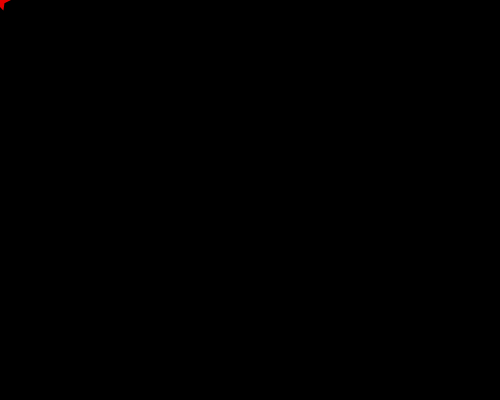
Frame 1 (no input)
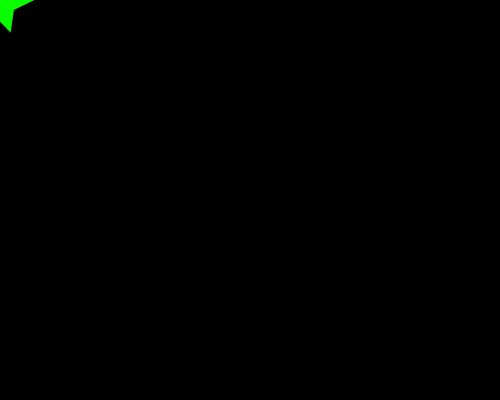
Frame 60 (no input)
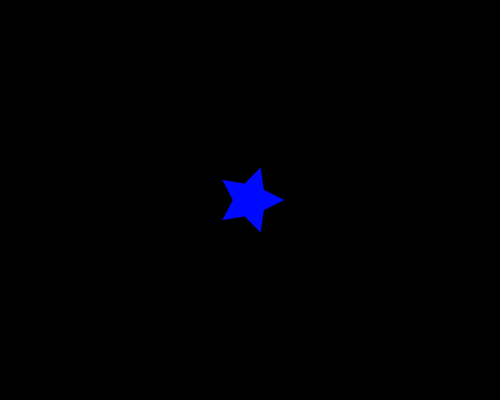
Frame 120 (the mouse pressed at the canvas centre since frame 60)

The p5.js sketch that drew these frames (run headless with seeded random() and noise() and a simulated clock; from frame 60 on, the mouse is pressed at the canvas centre):

// p5.js sketch
// ── sketch.js
let trail = [];
let hue = 0;

function draw() {
  background(0);

  noStroke();

  trail.push({ x: mouseX, y: mouseY, h: hue });

  if (trail.length > 60) trail.shift();

  for (let i = 0; i < trail.length; i++) {
    let p = trail[i];

    let size = map(i, 0, trail.length, 10, 30); // BIGGER stars
    let twinkle = sin(frameCount * 0.2 + i) * 5; // stronger twinkle

    fill(p.h, 200, 255, 0.9);

    drawStar(p.x, p.y, size + twinkle, (size + twinkle) / 2, 5);
  }

  hue = (hue + 2) % 255;
}

function setup() {
  createCanvas(500, 400);
  colorMode(HSB);
}

function drawStar(x, y, r1, r2, n) {
  beginShape();
  for (let i = 0; i < TWO_PI; i += TWO_PI / n) {
    vertex(x + cos(i) * r1, y + sin(i) * r1);
    vertex(x + cos(i + PI / n) * r2, y + sin(i + PI / n) * r2);
  }
  endShape(CLOSE);
}
